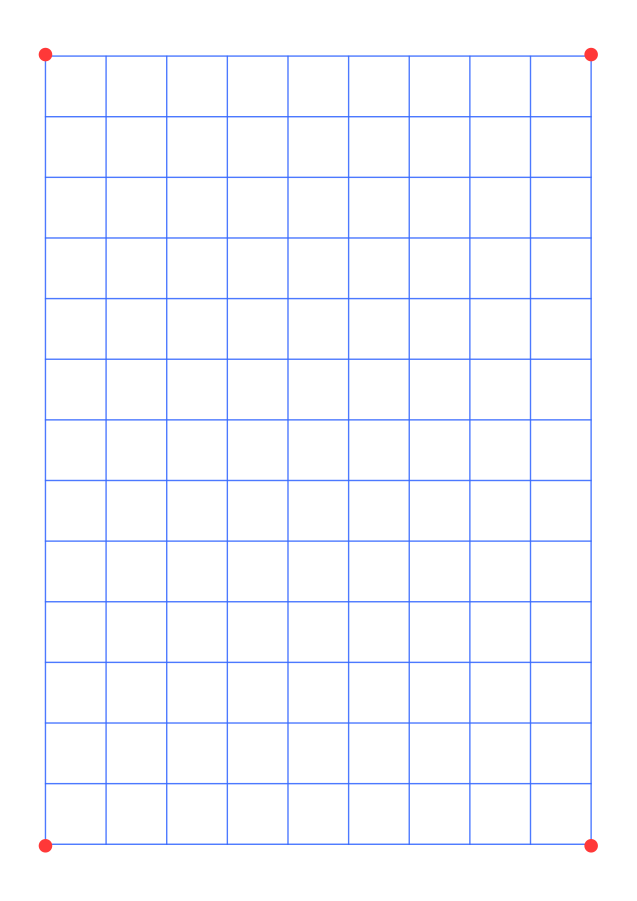
#> input picture PNG_grid_with_markers.pdf_Page_1.png, 1910 x 2702 px, given as the content of the folder input_images, which was not available (shown at 1/3 size)
$ python spilt.py
#> lines starting #> are read from the running program, lines starting #| are printed output that depends on the picture; after the words box and inside, x2 and y2 are one past the last pixel; in counts of white or black regions, pixels touching at a corner belong together; pictures that were not available may be replaced by others from this repository, and a replacement may not be noted
import cv2
from pathlib import Path
import numpy as np
import os

INPUT_PATH = "./input_images"
OUTPUT_PATH = "./output_images"
DEBUG_PATH = "./debug_images"  # 新增debug输出路径
H = 2600
W = 1800

# 创建debug目录
Path(DEBUG_PATH).mkdir(parents=True, exist_ok=True)

def enhance_saturation(img: np.ndarray, saturation_factor: float = 2.0) -> np.ndarray:
    """增强图像饱和度"""
    hsv = cv2.cvtColor(img, cv2.COLOR_BGR2HSV)
    hsv = hsv.astype(np.float32)
    # 增强饱和度通道
    hsv[:, :, 1] = np.clip(hsv[:, :, 1] * saturation_factor, 0, 255)
    hsv = hsv.astype(np.uint8)
    return cv2.cvtColor(hsv, cv2.COLOR_HSV2BGR)

def adaptive_red_detection(img: np.ndarray) -> np.ndarray:
    """
    增强版红色圆点检测（结合颜色、形状和大小特征）
    返回红色圆点坐标数组
    """
    # 方法1：HSV空间检测 - 使用严格的红色范围
    hsv = cv2.cvtColor(img, cv2.COLOR_BGR2HSV)

    # 自适应饱和度阈值计算
    sat_channel = hsv[:, :, 1]
    sat_thresh_value, _ = cv2.threshold(sat_channel, 0, 255, cv2.THRESH_OTSU)
    min_sat = max(40, int(sat_thresh_value * 0.5))  # 提高饱和度阈值

    # 自适应亮度阈值计算
    val_channel = hsv[:, :, 2]
    val_thresh_value, _ = cv2.threshold(val_channel, 0, 255, cv2.THRESH_OTSU)
    min_val = max(80, int(val_thresh_value * 0.6))  # 提高亮度阈值

    # 定义严格的红色范围
    minred1 = np.array([0, min_sat, min_val])       # 低色调红色范围
    maxred1 = np.array([8, 255, 255])               # 缩小色调上限

    minred2 = np.array([172, min_sat, min_val])     # 高色调红色范围
    maxred2 = np.array([180, 255, 255])             # 缩小色调下限

    # 创建HSV掩码
    mask1 = cv2.inRange(hsv, minred1, maxred1)
    mask2 = cv2.inRange(hsv, minred2, maxred2)
    mask_hsv = cv2.bitwise_or(mask1, mask2)

    # 方法2：RGB空间检测 - 严格的红色检测
    b, g, r = cv2.split(img.astype(np.int16))

    # 计算红色通道优势
    red_advantage = r - np.maximum(b, g)

    # 自适应红色优势阈值
    red_thresh_value, _ = cv2.threshold(red_advantage.astype(np.uint8), 0, 255, cv2.THRESH_OTSU)
    min_red_advantage = max(40, int(red_thresh_value * 0.7))  # 提高红色优势阈值

    # 创建RGB掩码
    red_mask = (red_advantage > min_red_advantage).astype(np.uint8) * 255

    # 合并两种检测结果 - 使用与操作提高精度
    combined_mask = cv2.bitwise_and(mask_hsv, red_mask)

    # 形态学优化 - 使用圆形核保持圆形结构
    kernel = cv2.getStructuringElement(cv2.MORPH_ELLIPSE, (5, 5))
    processed_mask = cv2.morphologyEx(combined_mask, cv2.MORPH_OPEN, kernel)
    processed_mask = cv2.morphologyEx(processed_mask, cv2.MORPH_CLOSE, kernel)

    # 连通域分析去除小面积噪点
    num_labels, labels, stats, centroids = cv2.connectedComponentsWithStats(processed_mask, connectivity=8)

    # 创建过滤后的掩码
    filtered_mask = np.zeros_like(processed_mask)
    valid_regions = []

    for i in range(1, num_labels):  # 跳过背景(0)
        area = stats[i, cv2.CC_STAT_AREA]
        width = stats[i, cv2.CC_STAT_WIDTH]
        height = stats[i, cv2.CC_STAT_HEIGHT]

        # 初步过滤：面积、长宽比
        if area > 100 and 0.7 < (width / height) < 1.3:
            filtered_mask[labels == i] = 255
            valid_regions.append(i)

    # 中值滤波去除椒盐噪点
    filtered_mask = cv2.medianBlur(filtered_mask, 5)

    # 二次形态学优化
    filtered_mask = cv2.morphologyEx(filtered_mask, cv2.MORPH_OPEN, kernel)

    # 使用过滤后的掩码进行轮廓检测
    contours, _ = cv2.findContours(filtered_mask, cv2.RETR_EXTERNAL, cv2.CHAIN_APPROX_SIMPLE)

    red_circles = []
    for cnt in contours:
        area = cv2.contourArea(cnt)
        if area < 100:  # 跳过太小的区域
            continue

        perimeter = cv2.arcLength(cnt, True)
        if perimeter == 0:
            continue

        # 1. 圆形度计算
        circularity = 4 * np.pi * area / (perimeter ** 2)

        # 2. 最小外接圆计算
        (x, y), radius = cv2.minEnclosingCircle(cnt)
        circle_area = np.pi * (radius ** 2)

        # 3. 轮廓面积与外接圆面积比
        area_ratio = area / circle_area if circle_area > 0 else 0

        # 4. 紧凑度计算（基于最小外接矩形）
        rect = cv2.minAreaRect(cnt)
        (w, h) = rect[1]
        min_side = min(w, h)
        max_side = max(w, h)
        aspect_ratio = min_side / max_side if max_side > 0 else 0

        # 5. 凸性缺陷分析（检测不规则形状）
        hull = cv2.convexHull(cnt)
        hull_area = cv2.contourArea(hull)
        solidity = area / hull_area if hull_area > 0 else 0

        # 复合圆形检测条件
        is_circle = (
            circularity > 0.7 and
            area_ratio > 0.7 and
            aspect_ratio > 0.8 and
            solidity > 0.9
        )

        if is_circle:
            # 计算平均颜色进行最终确认
            mask = np.zeros_like(filtered_mask)
            cv2.drawContours(mask, [cnt], -1, 255, -1)
            mean_color = cv2.mean(img, mask=mask)

            # 检查是否为红色 (R > G and R > B)
            if mean_color[2] > mean_color[1] + 20 and mean_color[2] > mean_color[0] + 20:
                red_circles.append((int(x), int(y)))

    return np.array(red_circles, dtype=np.float32) if red_circles else None


def find_redpoint(img: np.ndarray, file_name: str) -> np.ndarray:
    """提取红色定位点并返回透视变换矩阵"""
    # 使用增强版检测方法
    red_points = adaptive_red_detection(img)

    if red_points is None or len(red_points) < 4:
        print(f"Error: Found {len(red_points) if red_points else 0} red points")
        return None

    # 改进的点排序方法
    # 计算中心点
    center = np.mean(red_points, axis=0)

    # 按角度排序
    def sort_key(point):
        diff = point - center
        return np.arctan2(diff[1], diff[0])

    sorted_points = sorted(red_points, key=sort_key)

    # 取面积最大的4个点
    if len(sorted_points) > 4:
        # 按距离中心点距离排序（近似面积）
        sorted_points = sorted(sorted_points,
                              key=lambda p: np.linalg.norm(p - center),
                              reverse=True)[:4]

    # 创建有序点数组 [左上, 右上, 右下, 左下]
    src_points = np.array(sorted_points, dtype=np.float32)

    # ======== DEBUG: 在原图上绘制定位点 ========
    debug_img = img.copy()
    # 绘制所有检测到的点（蓝色）
    for i, point in enumerate(red_points):
        cv2.circle(debug_img, tuple(map(int, point)), 20, (255, 0, 0), 5)  # 蓝色圆

    # 绘制最终选中的4个点（红色）并标记顺序
    colors = [(0, 0, 255), (0, 255, 0), (255, 0, 0), (0, 255, 255)]
    for i, point in enumerate(src_points):
        cv2.circle(debug_img, tuple(map(int, point)), 30, colors[i], 8)
        cv2.putText(debug_img, str(i), tuple(map(int, point)),
                   cv2.FONT_HERSHEY_SIMPLEX, 2, colors[i], 5)

    # 绘制中心点（黄色）
    cv2.circle(debug_img, tuple(map(int, center)), 10, (0, 255, 255), -1)

    # 保存调试图像
    debug_output = os.path.join(DEBUG_PATH, f"{file_name}_redpoints.jpg")
    cv2.imwrite(debug_output, debug_img)
    print(f"DEBUG: 定位点检测结果已保存到 {debug_output}")
    # ======== END DEBUG ========

    # 定义目标点位置
    dst_points = np.array([
        [0, 0],          # 左上角
        [W - 1, 0],      # 右上角
        [W - 1, H - 1],  # 右下角
        [0, H - 1]       # 左下角
    ], dtype=np.float32)

    # 计算透视变换矩阵
    return cv2.getPerspectiveTransform(src_points, dst_points)

def detect_grid_lines(image, file_name: str):  # 修改函数签名
    """使用通用方法检测网格线位置（不依赖颜色）"""
    # 转为灰度图
    gray = cv2.cvtColor(image, cv2.COLOR_BGR2GRAY)

    # 自适应直方图均衡化
    clahe = cv2.createCLAHE(clipLimit=2.0, tileGridSize=(8, 8))
    enhanced = clahe.apply(gray)

    # 边缘检测
    edges = cv2.Canny(enhanced, 50, 150, apertureSize=3)

    # 形态学操作强化网格线
    kernel_h = np.ones((1, 30), np.uint8)  # 水平线结构元素
    kernel_v = np.ones((30, 1), np.uint8)  # 垂直线结构元素

    # 分别提取水平和垂直线
    horizontal = cv2.morphologyEx(edges, cv2.MORPH_OPEN, kernel_h)
    vertical = cv2.morphologyEx(edges, cv2.MORPH_OPEN, kernel_v)

    # 投影法检测网格线位置
    h_proj = np.sum(horizontal, axis=1)  # 水平投影（行和）
    v_proj = np.sum(vertical, axis=0)    # 垂直投影（列和）

    # 自适应阈值
    h_thresh = np.max(h_proj) * 0.2
    v_thresh = np.max(v_proj) * 0.2

    # 寻找峰值
    h_peaks = np.where(h_proj > h_thresh)[0]
    v_peaks = np.where(v_proj > v_thresh)[0]

    # 聚类分组（合并邻近的线）
    def cluster_peaks(peaks, max_gap=10):
        if len(peaks) == 0:
            return []
        peaks = np.sort(peaks)
        clusters = []
        current = [peaks[0]]

        for p in peaks[1:]:
            if p - current[-1] <= max_gap:
                current.append(p)
            else:
                clusters.append(int(np.mean(current)))
                current = [p]
        clusters.append(int(np.mean(current)))
        return clusters

    h_lines = cluster_peaks(h_peaks)
    v_lines = cluster_peaks(v_peaks)

    # 过滤边缘附近的线
    h_lines = [y for y in h_lines if 50 < y < H - 50]
    v_lines = [x for x in v_lines if 50 < x < W - 50]

    # 添加边界线（0和H/W-1）以确保完整网格
    h_lines = [0] + sorted(h_lines) + [H - 1]
    v_lines = [0] + sorted(v_lines) + [W - 1]

    # ======== DEBUG: 显示分割线 ========
    debug_img = image.copy()
    # 绘制水平线 (红色)
    for y in h_lines:
        cv2.line(debug_img, (0, y), (W-1, y), (0, 0, 255), 3)

    # 绘制垂直线 (绿色)
    for x in v_lines:
        cv2.line(debug_img, (x, 0), (x, H-1), (0, 255, 0), 3)

    # 添加文本信息
    cv2.putText(debug_img, f"H: {len(h_lines)} lines", (50, 50),
               cv2.FONT_HERSHEY_SIMPLEX, 1.5, (0, 255, 255), 3)
    cv2.putText(debug_img, f"V: {len(v_lines)} lines", (50, 100),
               cv2.FONT_HERSHEY_SIMPLEX, 1.5, (0, 255, 255), 3)

    # 保存调试图像
    debug_output = os.path.join(DEBUG_PATH, f"{file_name}_gridlines.jpg")
    cv2.imwrite(debug_output, debug_img)
    print(f"DEBUG: 网格线检测结果已保存到 {debug_output}")
    # ======== END DEBUG ========

    return h_lines, v_lines

# [5 lines left out: function matrix_transform, not called in this run]

def split_image_by_grid(image, h_lines, v_lines, file_name):
    """依据网格进行分割"""
    output_dir = os.path.join(OUTPUT_PATH, file_name)
    os.makedirs(output_dir, exist_ok=True)

    # 添加图像边界作为网格线
    all_h_lines = [0] + sorted(h_lines) + [H - 1]
    all_v_lines = [0] + sorted(v_lines) + [W - 1]

    cell_count = 0
    for i in range(len(all_h_lines) - 1):
        for j in range(len(all_v_lines) - 1):
            y1 = all_h_lines[i]
            y2 = all_h_lines[i + 1]
            x1 = all_v_lines[j]
            x2 = all_v_lines[j + 1]

            # 确保单元格大小合理
            if (y2 - y1) < 10 or (x2 - x1) < 10:
                continue

            # 裁剪单元格
            cell = image[y1:y2, x1:x2]
            cell_path = os.path.join(output_dir, f"cell_{cell_count}.png")
            cv2.imwrite(cell_path, cell)
            cell_count += 1

    print(f"图像 {file_name} 分割完成，共 {cell_count} 个单元格")
    return cell_count

if __name__ == "__main__":
    image_path = Path(INPUT_PATH)
    output_path = Path(OUTPUT_PATH)
    output_path.mkdir(parents=True, exist_ok=True)

    png_file_ls = list(image_path.rglob("*.png"))
    if not png_file_ls:
        print("没有找到png文件，或路径错误")
    else:
        processed_count = 0
        print("共检测到{}个png文件".format(len(png_file_ls)))
        for png_file in png_file_ls:
            print(f"处理文件: {png_file.name}")
            original_img = cv2.imread(str(png_file))
#> original_img is the input picture: shape (2702, 1910, 3); mean B, G, R 254.8, 249.8, 248.3
            if original_img is None:
                print(f"无法读取图像: {png_file}")
                continue

            # 创建高饱和副本用于定位点检测
            saturated_img = enhance_saturation(original_img, saturation_factor=3.0)

            # 提取红色定位点 (传递文件名参数)
            ts_matrix = find_redpoint(saturated_img, png_file.stem)
#> in adaptive_red_detection, `sat_channel = hsv[:, :, 1]`:
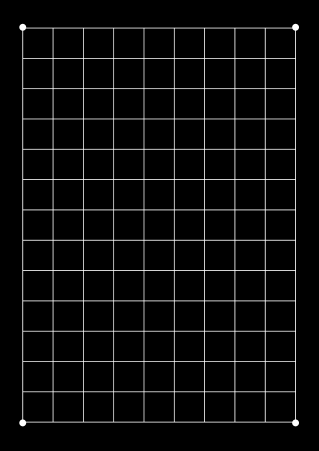
#> sat_channel: shape (2702, 1910) (shown at 1/6 size); min 0, max 255, mean 10.9
#> in adaptive_red_detection, `sat_thresh_value, _ = cv2.threshold(sat_channel, 0, 255, cv2.THRESH_OT..`: sat_thresh_value = 121
#> in adaptive_red_detection, `min_sat = max(40, int(sat_thresh_value * 0.5))`: min_sat = 60
#> in adaptive_red_detection, `val_thresh_value, _ = cv2.threshold(val_channel, 0, 255, cv2.THRESH_OT..`: val_thresh_value = 204
#> in adaptive_red_detection, `min_val = max(80, int(val_thresh_value * 0.6))`: min_val = 122
#> in adaptive_red_detection, `minred1 = np.array([0, min_sat, min_val])`: minred1 = [0, 60, 122]
#> in adaptive_red_detection, `minred2 = np.array([172, min_sat, min_val])`: minred2 = [172, 60, 122]
#> in adaptive_red_detection, `mask1 = cv2.inRange(hsv, minred1, maxred1)`:
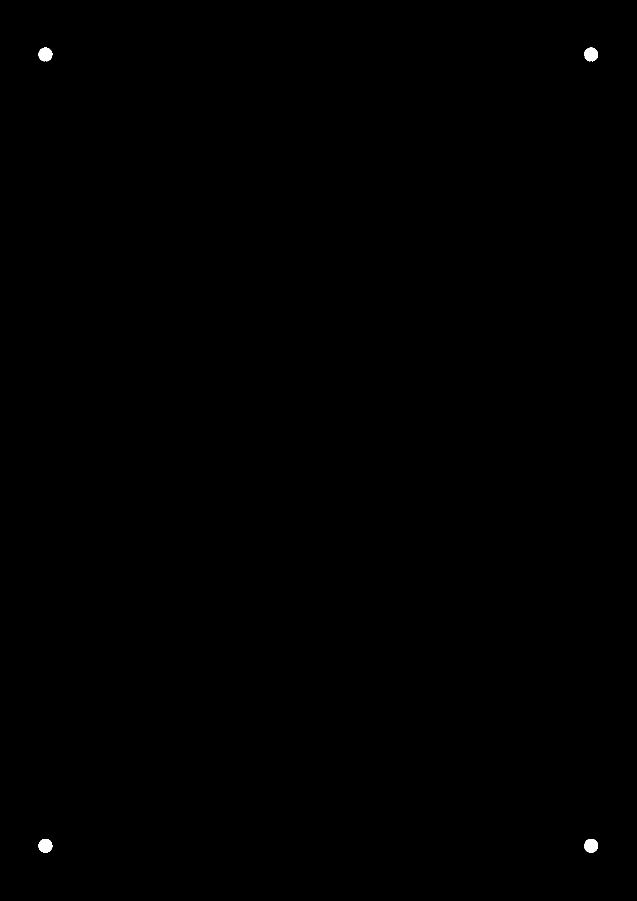
#> mask1: shape (2702, 1910) (shown at 1/3 size); 0.1% white; 4 white regions, box (x1, y1, x2, y2) and area: (116, 2517, 157, 2558) 1333, (1753, 2517, 1794, 2558) 1332, (116, 143, 157, 184) 1330, (1753, 143, 1794, 184) 1330
#> in adaptive_red_detection, `red_advantage = r - np.maximum(b, g)`:
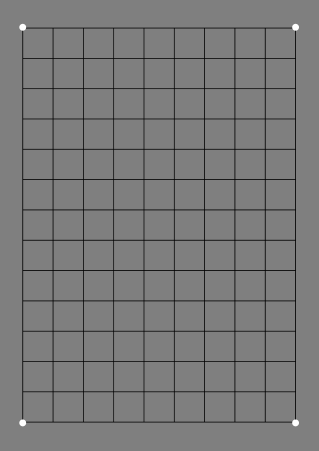
#> red_advantage: shape (2702, 1910) int16 (shown at 1/6 size); min -255, max 255, mean -10.4; drawn with min black and max white
#> in adaptive_red_detection, `red_thresh_value, _ = cv2.threshold(red_advantage.astype(np.uint8), 0,..`: red_thresh_value = 88
#> in adaptive_red_detection, `min_red_advantage = max(40, int(red_thresh_value * 0.7))`: min_red_advantage = 61
#> in adaptive_red_detection, `num_labels, labels, stats, centroids = cv2.connectedComponentsWithStat..`: num_labels = 5; stats = [[0, 0, 1910, 2702, 5155470], [116, 143, 41, 41, 1337], [1753, 143, 41, 41, 1337], [116, 2517, 41, 41, 1338], [1753, 2517, 41, 41, 1338]]; centroids = [[954.5, 1350.5], [135.9, 163.2], [1773, 163.2], [135.9, 2536.9], [1772.9, 2536.9]]
#> the loop in adaptive_red_detection, `for i in range(1, num_labels):` made 4 passes
#> area on passes 1 to 4: 1337, 1337, 1338, 1338
#> after the loop in adaptive_red_detection, `for i in range(1, num_labels):`: valid_regions = [1, 2, 3, 4]
#> in adaptive_red_detection, `contours, _ = cv2.findContours(filtered_mask, cv2.RETR_EXTERNAL, cv2.C..`: contours = 4 contours; box (x1, y1, x2, y2) and area: (116, 2517, 157, 2558) 1280, (1753, 2517, 1794, 2558) 1278, (1753, 143, 1794, 184) 1277, (116, 143, 157, 184) 1277
#> the loop in adaptive_red_detection, `for cnt in contours:` made 4 passes
#> (area, perimeter, circularity, x, y, radius, circle_area, area_ratio) on passes 1 to 4: (1278.5, 133.6, 0.9, 1772.9, 2536.9, 20.65, 1340.1, 0.954), (1279.5, 133.6, 0.9, 135.9, 2536.9, 20.65, 1340.1, 0.955), (1277, 133.1, 0.906, 1772.9, 163.2, 20.63, 1337.5, 0.955), (1277, 133.1, 0.906, 135.9, 163.2, 20.62, 1335.4, 0.956)
#> after the loop in adaptive_red_detection, `for cnt in contours:`: red_circles = [(1772, 2536), (135, 2536), (1772, 163), (135, 163)]
#> in find_redpoint, `red_points = adaptive_red_detection(img)`: red_points = [[1772, 2536], [135, 2536], [1772, 163], [135, 163]]
#> in find_redpoint, `center = np.mean(red_points, axis=0)`: center = [953.5, 1349.5]
#> in sort_key, `diff = point - center`: diff = [818.5, 1186.5]
#> in find_redpoint, `sorted_points = sorted(red_points, key=sort_key)`: sorted_points = [[135, 163], [1772, 163], [1772, 2536], [135, 2536]]
#> in find_redpoint, `src_points = np.array(sorted_points, dtype=np.float32)`: src_points has the same summary as sorted_points
#> the loop in find_redpoint, `for i, point in enumerate(red_points):` made 4 passes
#> the loop in find_redpoint, `for i, point in enumerate(src_points):` made 4 passes
#> ts_matrix = [[1.1, 8.83e-18, -148.4], [3.21e-17, 1.1, -178.5], [-8.68e-20, -5.33e-20, 1]]
            if ts_matrix is None:
                print(f"无法找到足够的红色定位点: {png_file.name}")
                continue

            # 使用原始图像进行变换
            try:
                standard_image = cv2.warpPerspective(original_img, ts_matrix, (W, H))
            except Exception as e:
                print(f"透视变换失败: {str(e)}")
                continue

            # 检测网格线 (传递文件名参数)
            h_lines, v_lines = detect_grid_lines(standard_image, png_file.stem)
#> in detect_grid_lines, `vertical = cv2.morphologyEx(edges, cv2.MORPH_OPEN, kernel_v)`:
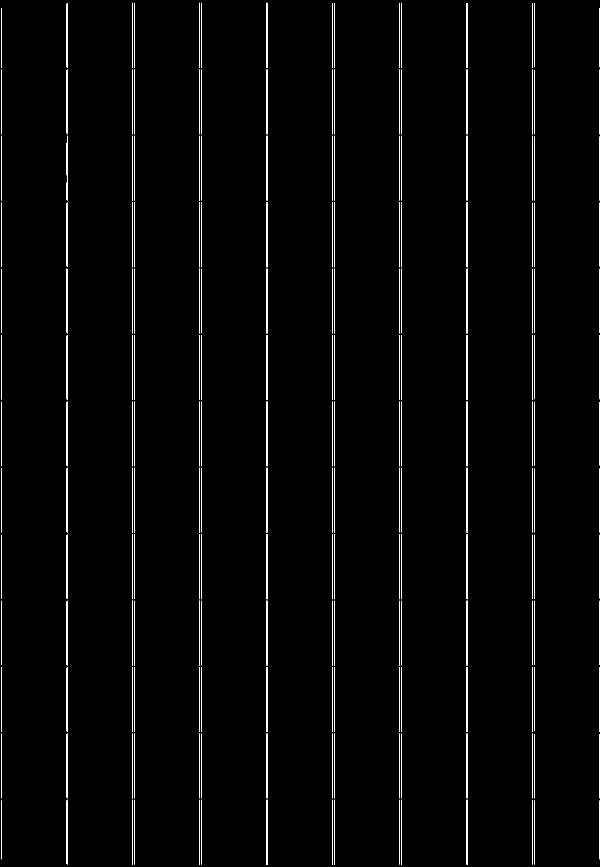
#> vertical: shape (2600, 1800) (shown at 1/3 size); 0.97% white in thin lines or dots
#> in detect_grid_lines, `h_proj = np.sum(horizontal, axis=1)`: h_proj = 2600 values, max 450330 at index 401, min 0 at index 0, mean 4811.7
#> in detect_grid_lines, `v_proj = np.sum(vertical, axis=0)`: v_proj = 1800 values, max 648720 at index 398, min 0 at index 0, mean 6438.3
#> in detect_grid_lines, `h_thresh = np.max(h_proj) * 0.2`: h_thresh = 90066
#> in detect_grid_lines, `v_thresh = np.max(v_proj) * 0.2`: v_thresh = 129744
#> in detect_grid_lines, `h_peaks = np.where(h_proj > h_thresh)[0]`: h_peaks = 28 values from 3 to 2597
#> in detect_grid_lines, `v_peaks = np.where(v_proj > v_thresh)[0]`: v_peaks = 18 values from 3 to 1798
#> in cluster_peaks, `peaks = np.sort(peaks)`: peaks = 28 values from 3 to 2597
#> in cluster_peaks, `current = [peaks[0]]`: current = [3]
#> the loop in cluster_peaks, `for p in peaks[1:]:` made 27 passes
#> (p, current) on passes 2, 4, 6, 8, 10, 12, 14, 16: (202, [202]), (401, [401]), (601, [601]), (800, [800]), (999, [999]), (1198, [1198]), (1397, [1397]), (1597, [1597])
#> after the loop in cluster_peaks, `for p in peaks[1:]:`: clusters = [5, 204, 403, 603, 802, 1001, 1200, 1399, 1599, 1798, 1997, 2196, 2395]
#> in detect_grid_lines, `h_lines = cluster_peaks(h_peaks)`: h_lines = [5, 204, 403, 603, 802, 1001, 1200, 1399, 1599, 1798, 1997, 2196, 2395, 2595]
#> the loop in cluster_peaks (call 2), `for p in peaks[1:]:` made 17 passes
#> (p, current) on passes 1, 3, 5, 7, 9, 11, 13, 15: (199, [199]), (398, [398]), (598, [598]), (798, [798]), (998, [998]), (1198, [1198]), (1398, [1398]), (1598, [1598])
#> in detect_grid_lines, `v_lines = cluster_peaks(v_peaks)`: v_lines = [3, 201, 400, 600, 800, 1000, 1200, 1400, 1600, 1798]
#> in detect_grid_lines, `h_lines = [y for y in h_lines if 50 < y < H - 50]`: h_lines = [204, 403, 603, 802, 1001, 1200, 1399, 1599, 1798, 1997, 2196, 2395]
#> in detect_grid_lines, `v_lines = [x for x in v_lines if 50 < x < W - 50]`: v_lines = [201, 400, 600, 800, 1000, 1200, 1400, 1600]
#> in detect_grid_lines, `h_lines = [0] + sorted(h_lines) + [H - 1]`: h_lines = [0, 204, 403, 603, 802, 1001, 1200, 1399, 1599, 1798, 1997, 2196, 2395, 2599]
#> in detect_grid_lines, `v_lines = [0] + sorted(v_lines) + [W - 1]`: v_lines = [0, 201, 400, 600, 800, 1000, 1200, 1400, 1600, 1799]
#> the loop in detect_grid_lines, `for y in h_lines:` made 14 passes
#> y on passes 2 to 9: 204, 403, 603, 802, 1001, 1200, 1399, 1599
#> after the loop in detect_grid_lines, `for y in h_lines:`:
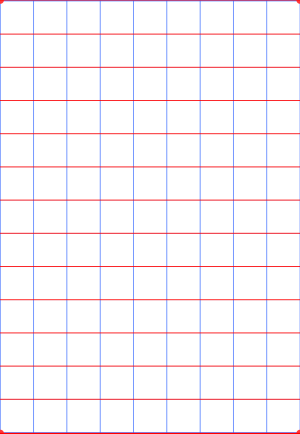
#> debug_img: shape (2600, 1800, 3) (shown at 1/6 size); mean B, G, R 248.5, 244.7, 250
#> the loop in detect_grid_lines, `for x in v_lines:` made 10 passes
#> x on passes 2 to 9: 201, 400, 600, 800, 1000, 1200, 1400, 1600
#> after the loop in detect_grid_lines, `for x in v_lines:`:
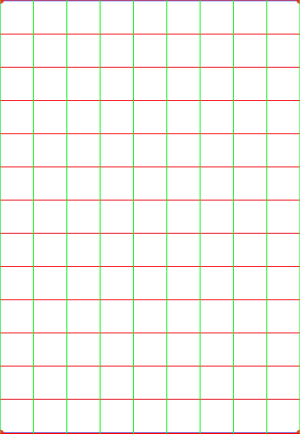
#> debug_img: shape (2600, 1800, 3) (shown at 1/6 size); mean B, G, R 242.1, 247.7, 247.3
            if not h_lines or not v_lines:
                print(f"无法检测网格线: {png_file.name}")
                continue

            # 使用原始标准图像进行分割
            cell_count = split_image_by_grid(standard_image, h_lines, v_lines, png_file.stem)
#> in split_image_by_grid, `all_h_lines = [0] + sorted(h_lines) + [H - 1]`: all_h_lines = [0, 0, 204, 403, 603, 802, 1001, 1200, 1399, 1599, 1798, 1997, 2196, 2395, 2599, 2599]
#> in split_image_by_grid, `all_v_lines = [0] + sorted(v_lines) + [W - 1]`: all_v_lines = [0, 0, 201, 400, 600, 800, 1000, 1200, 1400, 1600, 1799, 1799]
#> the loop in split_image_by_grid, `for i in range(len(all_h_lines) - 1):` made 15 passes
#> pass 2, in split_image_by_grid, `cv2.imwrite(cell_path, cell)`:
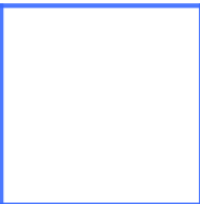
#> saved as cell_2.png: shape (204, 200, 3); mean B, G, R 255, 248, 245.7
#> after the loop in split_image_by_grid, `for i in range(len(all_h_lines) - 1):`: cell_count = 117
#| 图像 PNG_grid_with_markers.pdf_Page_1 分割完成，共 117 个单元格
#> cell_count = 117
            if cell_count > 0:
                processed_count += 1

        print(f"处理完成! 共处理 {processed_count}/{len(png_file_ls)} 个文件")
